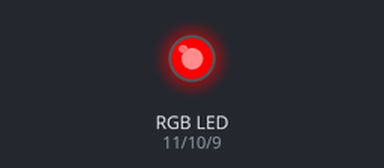
The sketch below on a simulated Arduino Uno, built with avr-gcc and run on an emulated ATmega328P. Parts: an RGB LED mixed from three pins (HIGH = lit).

Above: at 0.05 s.
At 2.0 s:
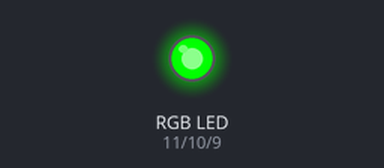
At 3.0 s:
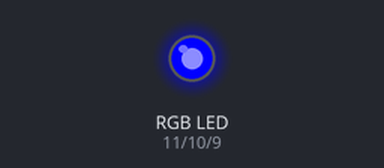
At 4.0 s:
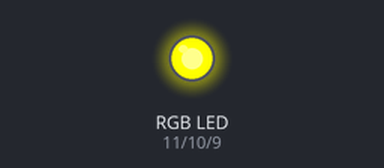
At 6.0 s:
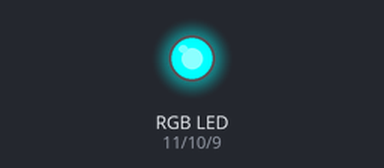
At 8.0 s:
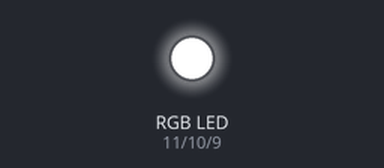
Timing chart, 0 to 10.4 s (numbered marks = the images above):
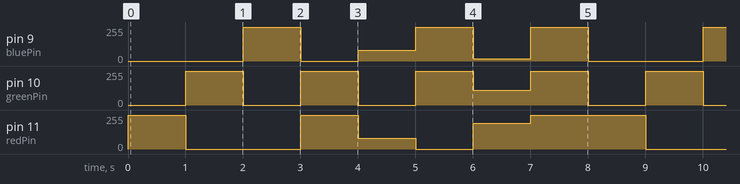

The sketch:

Lec03_nd.ino
```cpp
/*
Lec 03 - LED RGB

En esta practica controlaremos un led RGB.
Juega con los valores para observar que colores obtienes.
*/

//Declaracion de los pines que vamos a utilizar
int redPin = 11;
int greenPin = 10;
int bluePin = 9;

//Los declaramos como salidas
void setup() {
  pinMode(redPin, OUTPUT);
  pinMode(greenPin, OUTPUT);
  pinMode(bluePin, OUTPUT);
}

void loop() {
  setColor(255, 0, 0); // red
  delay(1000);
  setColor(0, 255, 0); // green
  delay(1000);
  setColor(0, 0, 255); // blue
  delay(1000);
  setColor(255, 255, 0); // yellow
  delay(1000);
  setColor(80, 0, 80); // purple
  delay(1000);
  setColor(0, 255, 255); // aqua
  delay(1000);
  setColor(193, 109, 17); // Indigo usando hex
  delay(1000);
  setColor(255, 255, 255); // white
  delay(1000);
}

/*
Esta funcion toma 3 argumentos, uno por cada nivel de brillo de los colores.
Estos varian de 0 a 255. Siendo 0 apagado y 255 maximo brillo. La funcion
analogWrite() es llamada para ajustar el brillo de cada led.
*/
void setColor(int red, int green, int blue) {
  analogWrite(redPin, red);
  analogWrite(greenPin, green);
  analogWrite(bluePin, blue);
}
```

Measured:
- by itself, pin 9 (bluePin): repeats every 8.0 s: 0/255 1.0 s, 80/255 1.0 s, 255/255 1.0 s, 17/255 1.0 s, 255/255 1.0 s, 0/255 2.0 s, 255/255 1.0 s
- by itself, pin 10 (greenPin): repeats every 8.0 s: 2 × (0/255 1.0 s, 255/255 1.0 s), 109/255 1.0 s, 255/255 1.0 s, 0/255 1.0 s, 255/255 1.0 s
- by itself, pin 11 (redPin): repeats every 8.0 s: 0/255 2.0 s, 255/255 1.0 s, 80/255 1.0 s, 0/255 1.0 s, 193/255 1.0 s, 255/255 2.0 s
